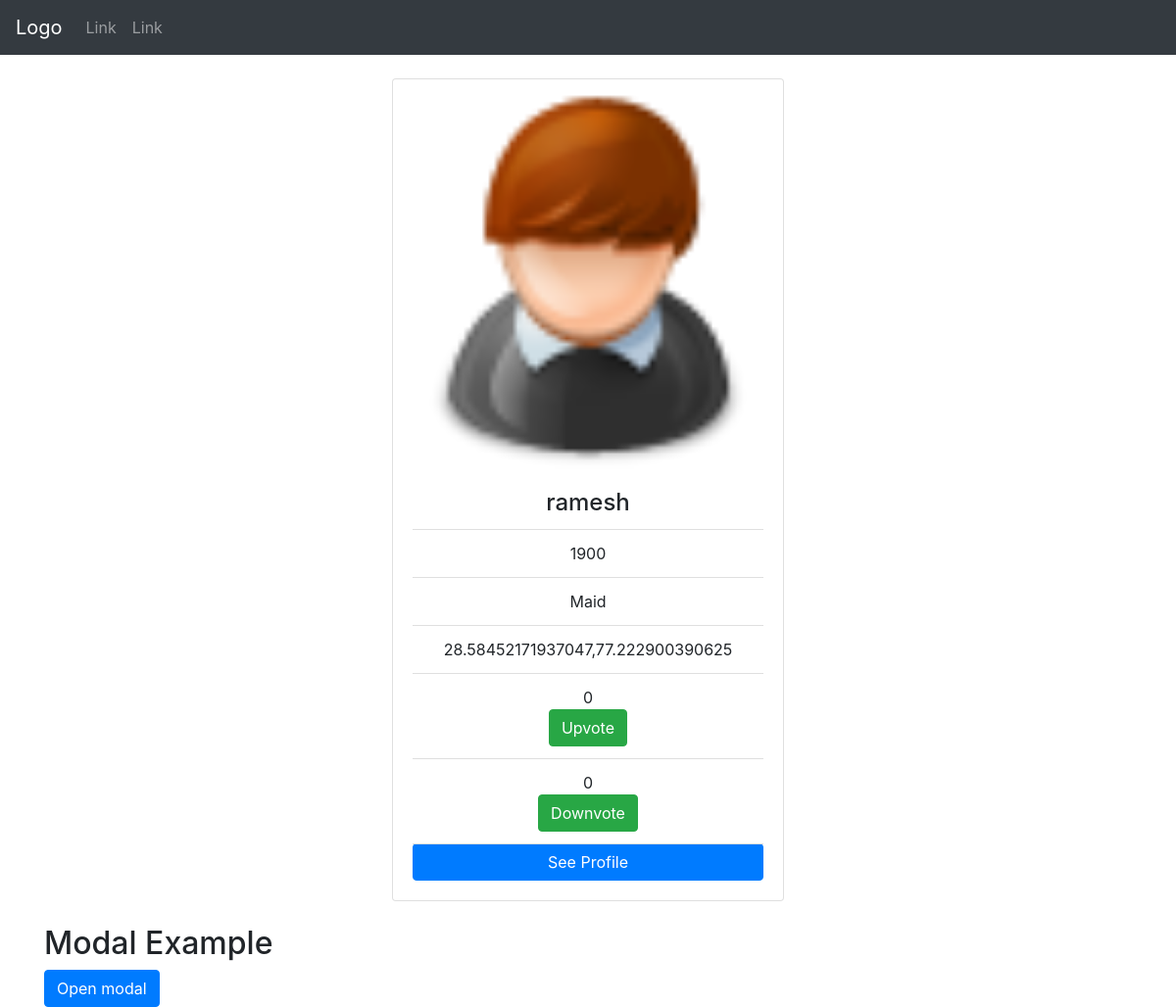
Page /worker_page/3/ on the committed database.
### hire/models.py (models this page shows, shortened)
class Service_category(models.Model):
	namee = models.CharField(max_length = 100,unique=True)
	desc = models.CharField(max_length = 150)
	price = models.CharField(max_length = 10)
	Address = models.CharField(max_length = 200)
	location = models.CharField(max_length = 50)
	service = models.ForeignKey(Services,related_name = 'serces')
	last_updated = models.DateTimeField(auto_now_add=True)
	position = GeopositionField(null=True)
	upvotes = models.IntegerField(default = 0)
	downvotes = models.IntegerField(default =0)
	distance = models.DecimalField(default=0.0,max_digits=25, decimal_places=3)

class Services(models.Model):
	name = models.CharField(max_length = 40, unique =True)
	category = models.CharField(max_length = 40)
	last_updated = models.DateTimeField(auto_now_add=True)
	def __str__(self):
		return self.name

### hire/views.py (the view)
# urls.py: url(r'^worker_page/(?P<pk>\d+)/$', hire_views.worker_page, name='worker_page'),
def worker_page(request,pk):
	ser = get_object_or_404(Service_category,pk=pk)
	return render(request,'worker_page.html',{'service':ser})

### templates/worker_page.html (shortened to what this page needs)
<!DOCTYPE html>
<html lang="en">
<head>
    <link rel="stylesheet" href="https://cdnjs.cloudflare.com/ajax/libs/font-awesome/4.7.0/css/font-awesome.min.css">
  <link rel="stylesheet" href="https://maxcdn.bootstrapcdn.com/bootstrap/4.1.0/css/bootstrap.min.css">
  <link rel="stylesheet" href="https://maxcdn.bootstrapcdn.com/bootstrap/4.1.0/css/bootstrap.min.css">
<center><div class="container" style="margin-top:80px">
  <div class="card" style="width:400px">
    <img class="card-img-top" src="/static/img/2.png" alt="Card image" style="width:100%">
    <div class="card-body">
      <h4 class="card-title">{{service.namee}}</h4>
      <ul class="list-group list-group-flush">
    <li class="list-group-item">{{service.price}}</li>
    <li class="list-group-item">{{service.service}}</li>
     <li class="list-group-item">{{service.position}}</li>
      <li class="list-group-item">{{service.upvotes}}
      <center><button id="clap" class="btn btn-success" onclick="myFunction()">Upvote</button></center></li>
       <li class="list-group-item">{{service.downvotes}}
       <center> <button id="clap" class="btn btn-success" onclick="myFunction2()">Downvote</button></center></li>
      <a href="#" class="btn btn-primary">See Profile</a>
    </div>
  </div></center>
  <br>
   </head>
<body>
<nav class="navbar navbar-expand-sm bg-dark navbar-dark fixed-top">
  <a class="navbar-brand" href="#">Logo</a>
  <ul class="navbar-nav">
    <li class="nav-item">
      <a class="nav-link" href="#">Link</a>
    </li>
    <li class="nav-item">
      <a class="nav-link" href="#">Link</a>
    </li>
  </ul>
</nav>
<div class="container">
  <h2>Modal Example</h2>
  <button type="button" class="btn btn-primary" data-toggle="modal" data-target="#myModal">
    Open modal
  </button>
</div>
</body>
</html>

### rows in the picture
Service_category: namee "ramesh", price "1900", service "Maid", position "28.58452171937047,77.222900390625", upvotes "0", downvotes "0"
